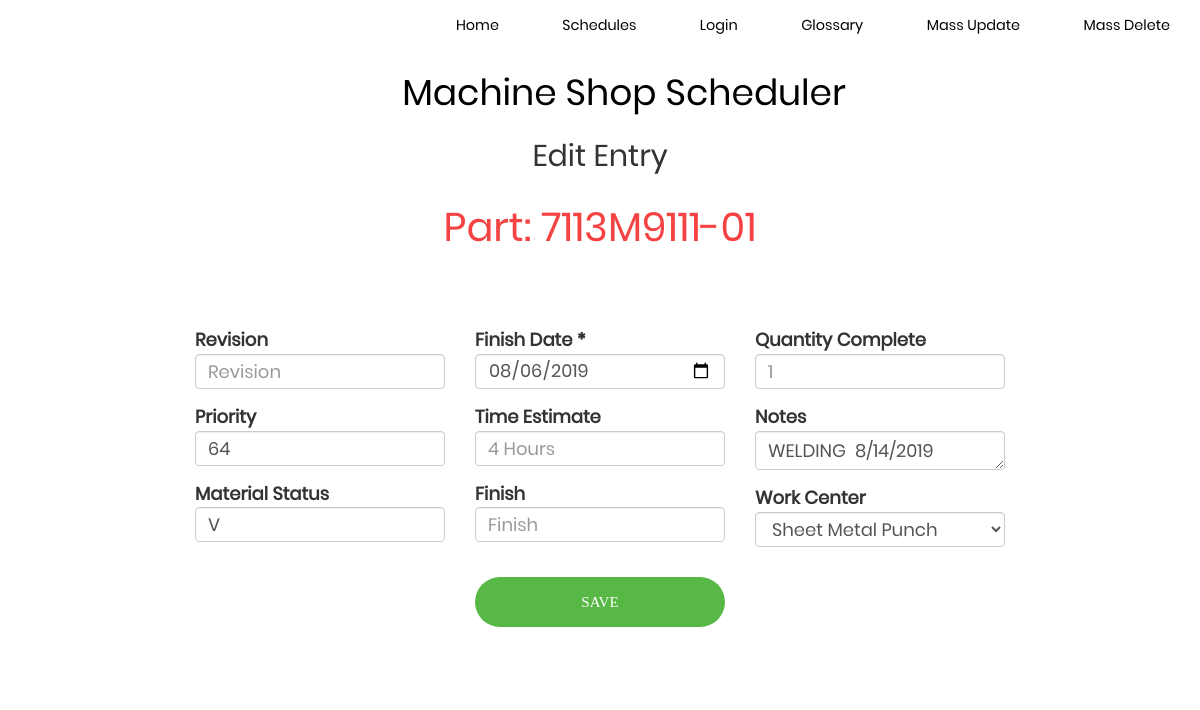
Screenshot of /item/9 with the database file from the repository.
### models.py (models this page shows, shortened)
class Schedule(db.Model):
    __tablename__ = "schedule"
    id = db.Column(db.Integer, primary_key=True)
    due_date = db.Column(db.Date)
    part_number = db.Column(db.String)
    part_description = db.Column(db.String)
    job_number = db.Column(db.Integer)
    work_number = db.Column(db.String)
    part_quantity = db.Column(db.Integer)
    part_location = db.Column(db.String)
    entry_time = db.Column(db.String)
    entry_date = db.Column(db.Date)
    employee_id = db.Column(db.String)
    comments = db.Column(db.String)
    revision = db.Column(db.String)
    material_status = db.Column(db.String)
    machine_center = db.Column(db.String)
    original_estimated_time = db.Column(db.String)
    quantity_complete = db.Column(db.String)
    actual_time = db.Column(db.String)
    archived = db.Column(db.Boolean)
    priority = db.Column(db.Integer)
    finish = db.Column(db.String)
    pdf = db.Column(db.String)
    location_deleted = db.Column(db.String)
    date_deleted = db.Column(db.Date)

### main.py (the view, shortened to what this page needs)
@app.route('/item/<int:id>', methods=['GET', 'POST'])
def edit(id):
    if 'schedules' in request.headers.get('Referer'):
        referer = request.headers.get('Referer')
        referrers.clear()
        referrers.append(referer)
    qry = db_session.query(Schedule).filter(Schedule.id == id)
    entry = qry.first()
    form = SchedulerDataEntryForm(formdata=request.form, obj=entry)
    form.work_center.data = entry.machine_center
    flash('Part: ' + entry.part_number)
    return render_template('edit.html', form=form)

### forms.py
class SchedulerDataEntryForm(Form):
    due_date = StringField('Finish Date *')
    employee_id = StringField('Employee')
    part_number = StringField('Barcode *')
    comments = TextAreaField('Notes', render_kw={"rows": 1, "cols": 20})
    revision = StringField('Revision')
    original_estimated_time = StringField('Time Estimate')
    quantity_complete = StringField('Quantity Complete')
    priority = StringField('Priority')
    material_status = StringField('Material Status')
    finish = StringField('Finish')
    work_center = SelectField(choices=[('NONE', 'NONE'), ('CNCP', 'CNC Programming'), ('LASR', 'Laser Etching'), ('MNUL', 'Manual Machining'), ('MS', 'Machine Shop Gen.'),
                                       ('MSO', 'Machine Shop Office'), ('NLLG', 'CNC Lathe - Large'), ('NLMD', 'CNC Lathe - Small/Med.'), ('NMLG', 'CNC Mill - Large'),
                                       ('NMSM', 'CNC Mill - Small/Med.'), ('PNT', 'Powder Coating'), ('SAWS', 'All Saws'), ('SMBK', 'Sheet Metal Brake'),
                                       ('SMPC', 'Sheet Metal Punch'), ('WELD', 'Welding')])

### Templates/edit.html (shortened to what this page needs)
<!DOCTYPE html>
<html>
<head>
  <link rel="stylesheet" href="../static/css/bootstrap.min.css">
  <link rel="stylesheet" type="text/css" href="../static/css/styles.css">
  <link rel="stylesheet" type="text/css" href="../static/css/main.css">
</head>
<header>
  <nav>
    <ul>
      <li><a href="{{url_for('index')}}">Home</a></li>
      <li><a href="{{url_for('schedules')}}">Schedules</a></li>
      <li><a href="{{url_for('login')}}">Login</a></li>
      <li><a href="static/Glossary.pdf">Glossary</a></li>
      <li><a href="{{url_for('update')}}">Mass Update</a></li>
      <li><a href="{{url_for('mass_delete')}}">Mass Delete</a></li>
    </ul>
  </nav>
</header>
<body>
  <h1>Machine Shop Scheduler</h1><br /><br /><br />
  <h2>Edit Entry</h2>
  {% with messages = get_flashed_messages() %}
  {% if messages %}
  {% for message in messages %}
  <div class="alert" role="alert">
    {{message}}
  </div>
  {% endfor %}
  {% endif %}
  {% endwith %}
  <div class="container-entry edit">
    {%from "_formhelpers.html" import render_field %}
    <form method=post>
      <div class="wrap-entry">
        <div class="row">
          <div class="col-xs-4">
            <dl>
              {{ render_field(form.revision, class="form-control", maxlength="10", placeholder="Revision") }}
              {{ render_field(form.priority, oninput="javascript: if (this.value.length > 2) this.value = this.value.slice(0, 2);", type='number', class="form-control", maxlength="2", placeholder="00") }}
              {{ render_field(form.material_status, class='form-control', placeholder='Status') }}
            </dl>
          </div>
          <div class="col-xs-4">
            <dl>
              {{ render_field(form.due_date, type="date", class="form-control", maxlength="25", placeholder="2019-05-02") }}
              {{ render_field(form.original_estimated_time, type='number', class="form-control", maxlength="20", placeholder="4 Hours", step=".1") }}
              {{ render_field(form.finish, class='form-control', maxlength='20', placeholder='Finish') }}
              <div class="container-login100-form-btn">
                <button class="login100-form-btn">
                  Save
                </button>
              </div>
            </dl>
          </div>
          <div class="col-xs-4">
            <dl>
              {{ render_field(form.quantity_complete, type="number", class="form-control", maxlength="20", placeholder="1") }}
              {{ render_field(form.comments, class="form-control", maxlength="150", placeholder="Max length - 150 characters") }}
              {{ render_field(form.work_center, class="form-control") }}
            </dl>
          </div>
        </div>
      </div>
    </form>
</body>
</html>

### Templates/_formhelpers.html (shortened to what this page needs)
{% macro render_field(field) %}
    <dt>{{ field.label }}
    <dd>{{ field(**kwargs)|safe }}
    </dd>
{% endmacro %}

### Static/css/styles.css (style rules this page uses)
html, body { background-color: white; font-family: Poppins-Regular, sans-serif; }
header { width: 100%; height: 60px; background-color: white; }
a, .accordion:hover { cursor: url("../images/fatbugslink.png"), default; }
h1 { position: absolute; padding: 3px; float:left; margin-left: 2%; margin-top: 10px; color: black; }
ul { width: auto; float: right; margin-top: 8px; }
li { display: inline-block; padding: 15px 30px; }
nav a, nav a:active, nav a:visited,nav a:focus { text-align: center; color: black; font-size: 1.2vw; text-decoration: none; }
.form-control { margin-top: -4px; margin-bottom: 15px; height: 35px; width: 250px; font-size: large; }
dt { font-size: large; }
.alert { font-size: 40px; text-align: center; color: #f54242; }

### Static/css/main.css (style rules this page uses)
* { margin: 0px; padding: 0px; box-sizing: border-box; }
body, html { height: 100%; font-family: Poppins-Regular, sans-serif; }
h1,h2,h3,h4,h5,h6 { text-align: center; width: 100%; }
ul, li { margin: 0px; list-style-type: none; }
input { outline: none; border: none; }
textarea { outline: none; border: none; }
button { outline: none !important; border: none; background: transparent; }
.container-entry { width: 100%; float: top; display: -webkit-box; display: -webkit-flex; display: -moz-box; display: -ms-flexbox; justify-content: center; align-items: center; padding: 150px; background: white; }
.edit { padding: 15px; }
.wrap-entry { width: 900px; background: #fff; border-radius: 10px; overflow: hidden; display: -webkit-box; display: -webkit-flex; display: -moz-box; display: -ms-flexbox; display: flex; flex-wrap: wrap; justify-content: center; padding: 20px 0px; }
.container-login100-form-btn { width: 100%; display: -webkit-box; display: -webkit-flex; display: -moz-box; display: -ms-flexbox; display: flex; flex-wrap: wrap; justify-content: center; padding-top: 20px; }
.login100-form-btn { font-family: Montserrat-Bold; font-size: 15px; line-height: 1.5; color: #fff; text-transform: uppercase; width: 100%; height: 50px; border-radius: 25px; background: #57b846; display: -webkit-box; display: -webkit-flex; display: -moz-box; display: -ms-flexbox; display: flex; justify-content: center; align-items: center; padding: 0 25px; -webkit-transition: all 0.4s; -o-transition: all 0.4s; -moz-transition: all 0.4s; transition: all 0.4s; }

### Templates/edit.html (style rules this page uses)
html { cursor: url("static/images/fatbugs.png"), default; }

### rows the page displays
Schedule: priority "64", material_status "V", due_date "08/06/2019", comments "WELDING 8/14/2019"

### other values shown
{{ message }} "Part: 7113M9111-01"
{{ field.label }} "Revision Priority Material Status Finish Date * Time Estimate Finish Quantity Complete Notes Work Center"
